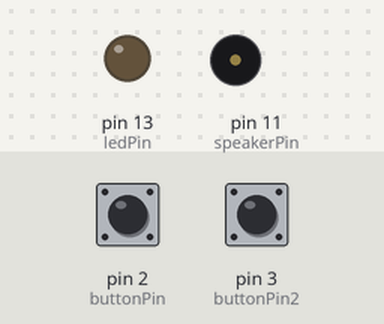
The program below on a simulated Arduino Uno, built with avr-gcc and run on an emulated ATmega328P. Parts: output pins drawn as LEDs (lit = HIGH), buzzer (waves = sounding). Inputs (shaded band) come from the test bench; at power-on: pin 2 (buttonPin) LOW, pin 3 (buttonPin2) LOW.

Above: at 1.2 s.
1.3 s: pin 2 (buttonPin) pulled HIGH for 0.15 s
At 1.37 s:
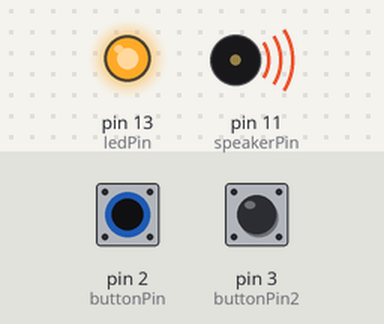
2.9 s: pin 2 (buttonPin) pulled HIGH for 3.2 s
At 7.1 s:
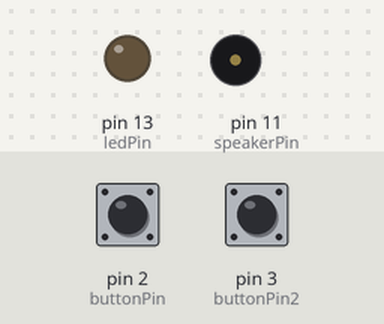
7.6 s: pin 3 (buttonPin2) pulled HIGH for 3.2 s
At 8.3 s:
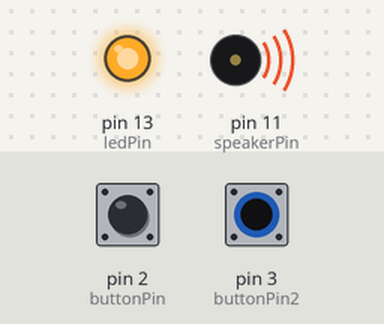
Timing chart, 0 to 12.3 s (numbered marks = the images above; inputs shaded):
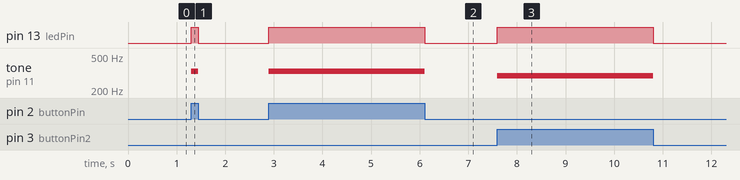

Measured:
- after the input at 1.3 s, pin 13 (ledPin): LOW → HIGH at once, → LOW 0.15 s later; tone on pin 11 (speakerPin): silent → 330 Hz at once, → silent 0.15 s later
- after the input at 2.9 s, pin 13 (ledPin): LOW → HIGH at once, → LOW 3.2 s later; tone on pin 11 (speakerPin): silent → 330 Hz at once, → silent 3.2 s later
- after the input at 7.6 s, pin 13 (ledPin): LOW → HIGH at once, → LOW 3.2 s later; tone on pin 11 (speakerPin): silent → 294 Hz at once, → silent 3.2 s later

The program:

main.cpp
```cpp
#include <Arduino.h>

//Definindo os pinos
const int buttonPin = 2;
const int buttonPin2 = 3;
const int ledPin = 13;
const int speakerPin = 11;

int buttonState = 0;
int buttonState2 = 0;

void setup() {
  //Inicia o pino do LED como uma saída
  pinMode(ledPin, OUTPUT);
  //Inicia o pino do botão de pressão como uma entrada
  pinMode(buttonPin, INPUT);
  pinMode(buttonPin2, INPUT);
  pinMode(speakerPin, OUTPUT);
}

void loop() {
  //Lê o estado do valor do botão de pressão
  buttonState = digitalRead(buttonPin);
  buttonState2 = digitalRead(buttonPin2);
  //Verifica se o botão de pressão está pressionado
  //Se estiver, buttonState é igual a HIGHT
  if(buttonState == HIGH){
    //Acende o LED
    digitalWrite(ledPin, HIGH);
    tone(speakerPin, 330);
  }else if (buttonState2 == HIGH) {
    digitalWrite(ledPin, HIGH);
    tone(speakerPin, 294);
  }else{
    //Desliga o alto-falante
    noTone(speakerPin);
    //Apaga o LED
    digitalWrite(ledPin, LOW);

  }
}
```
